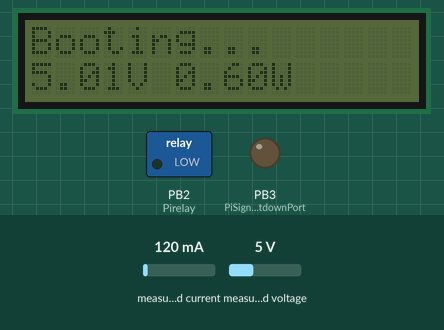
Recording of a sketch running on a simulated ATtiny85, built with avr-gcc and run on an emulated ATtiny85. Shown: 16×2 character LCD, switched loads named in the sketch (green lamp = pin HIGH), output pins drawn as LEDs (lit = HIGH). The test bench sets the inputs (shaded band); at power-on: measured current 120 mA, measured voltage 5 V. What the sketch prints to the serial monitor is not drawn.

Above: at 1.2 s.
1.3 s: measured current set to 40 mA
At 3.0 s:
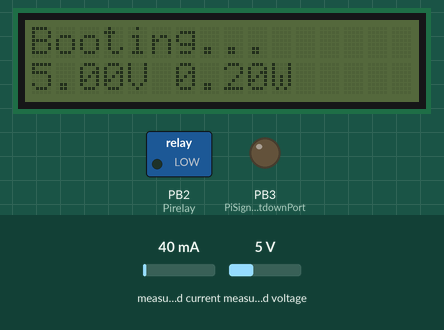
3.6 s: measured voltage set to 0.3 V
At 5.2 s:
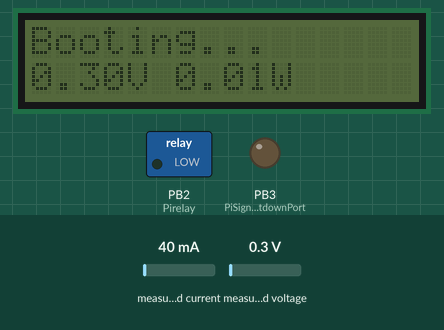
5.6 s: measured current set to 500 mA
At 7.4 s:
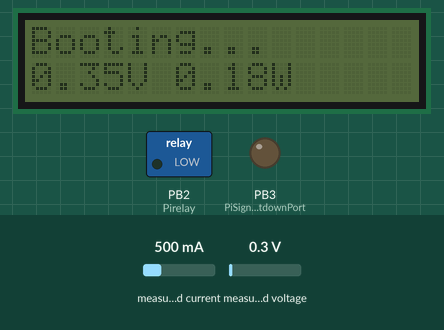
7.7 s: measured voltage set to 3.8 V
At 20.9 s:
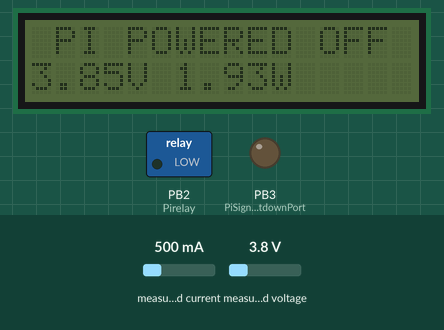
Timing chart, 0 to 22.1 s (numbered marks = the images above; inputs shaded):
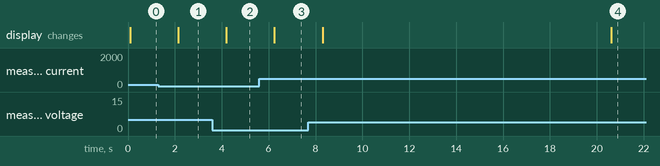

Measured:
- after the input at 1.3 s, the display: changes after 0.85 s (image 1)
- after the input at 3.6 s, the display: changes after 0.60 s (image 2)
- after the input at 5.6 s, the display: changes after 0.65 s (image 3)
- after the input at 7.7 s, the display: first changes after 0.60 s (image 4 shows a later state)

The sketch:

V6.ino
```cpp
#include <Wire.h>
#include <LiquidCrystal_I2C.h>
#include <Adafruit_INA219.h>

Adafruit_INA219 ina219_battery;
Adafruit_INA219 ina219_solar(0x41);


LiquidCrystal_I2C lcd(0x27, 16, 2); // set the LCD address to 0x27 for a 16 chars and 2 line display


float LowBattShutdown = 11.0; //shutdown voltage
float LowBattStartup = 11.5; //shutdown voltage


int Holddown = 20; //prevent flapping of the system, wait time between exec commands


//Pins used
int Pirelay = 2;
int PiRunningPort = 4;
int PiSignalShutdownPort = 3;

unsigned long LastPowerActionMilli = -10000;

int ProcessState = 1;
//0 = Running normal, pi on
//1 = Running normal, pi off
//2 = Pi is off due to power
//3 = Pi is shutting down

void setup()
{
  lcd.init();
  //lcd.backlight();
  lcd.print("Booting...");
  pinMode(PiRunningPort, INPUT);
  pinMode(PiSignalShutdownPort, OUTPUT);
  digitalWrite(PiSignalShutdownPort, LOW);
  // Initialize the INA219.
  // By default the initialization will use the largest range (32V, 2A).  However
  // you can call a setCalibration function to change this range (see comments).
  ina219_battery.begin();
  ina219_solar.begin();

ina219_battery.setCalibration_32V_1A();
  // To use a slightly lower 32V, 1A range (higher precision on amps):
  //ina219.setCalibration_32V_1A();
  // Or to use a lower 16V, 400mA range (higher precision on volts and amps):
  //ina219.setCalibration_16V_400mA();

  LastPowerActionMilli = 0;
  pinMode(Pirelay, OUTPUT);
  Serial.begin(9600);
}


void loop()
{

  float battery_shuntvoltage = 0;
  float battery_busvoltage = 0;
  float battery_current_mA = 0;
  float battery_loadvoltage = 0;
  float Vccvoltage = readVcc() / 1000;

  battery_shuntvoltage = ina219_battery.getShuntVoltage_mV();
  battery_busvoltage = ina219_battery.getBusVoltage_V();
  battery_current_mA = ina219_battery.getCurrent_mA();
  battery_loadvoltage = battery_busvoltage + (battery_shuntvoltage / 1000);

  lcd.setCursor(0, 1);
  lcd.print(battery_loadvoltage);
  lcd.print("V ");
  lcd.print(battery_current_mA * battery_loadvoltage / 1000);
  lcd.print("W");

  Serial.print("|");
  Serial.print("S:");
  Serial.print("0");
  Serial.print("|");
  Serial.print("B:");
  Serial.print(battery_loadvoltage);
  Serial.print("|");
  Serial.print("R:");
  Serial.print(Vccvoltage);
  Serial.print("|");
  Serial.print("W:");
  Serial.print(battery_current_mA * battery_loadvoltage);
  Serial.print("|");
  Serial.println("");
  unsigned long mils = millis();
  if (mils - LastPowerActionMilli >= (Holddown * 1000))
  {
    switch (ProcessState) {
      //0 = Running normal, pi on
      //1 = Running normal, pi off
      //2 = Pi is off due to power low
      //3 = Pi is shutting down
      case 0:
        lcd.setCursor(0, 0);
        if (digitalRead(PiRunningPort) == HIGH)
        {
          lcd.print(" PI IS RUNNING! ");
        } else {
          lcd.print("PI IS NO RUNING!");
        }
        if (battery_loadvoltage < LowBattShutdown) //voltage is LOW
        {
          lcd.setCursor(0, 0);
          lcd.print("SHUTTING DOWN PI");
          // //Serial.println("Shutting down the Pi");
          digitalWrite(PiSignalShutdownPort, HIGH);    // Signal the pi to shutdown
          ProcessState = 3;
          LastPowerActionMilli = millis();
        }
        break;
      case 1:
        lcd.setCursor(0, 0);
        lcd.print(" PI POWERED OFF ");
        if (battery_loadvoltage >= LowBattStartup) //voltage is OK
        {
          lcd.setCursor(0, 0);
          lcd.print("    RUNNING     ");
          ////Serial.println("Starting up the Pi");
          digitalWrite(Pirelay, HIGH);    // Start the PI
          ProcessState = 0;
          LastPowerActionMilli = millis();
        }
        break;
      case 2:
        lcd.setCursor(0, 0);
        lcd.print(" PWR LOW PI OFF! ");
        if (LowBattStartup >= LowBattShutdown) //voltage is OK again
        {
          lcd.setCursor(0, 0);
          lcd.print("  PI START UP!  ");
          //Serial.println("Starting up the Pi");
          digitalWrite(Pirelay, HIGH);    // Start the PI
          ProcessState = 0;
          LastPowerActionMilli = millis();
        }
        break;
      case 3:
        lcd.setCursor(0, 0);
        lcd.print("PI SHUTTING DOWN");
        if (digitalRead(PiRunningPort) == LOW) //if the pi has shutdown
        {
          lcd.setCursor(0, 0);
          lcd.print("BATT LOW PI OFF");
          //Serial.println("Killing power to the Pi");
          digitalWrite(Pirelay, LOW);    // Kill power to the PI
          digitalWrite(PiSignalShutdownPort, LOW); //Low the shutdown port
          ProcessState = 2;
          LastPowerActionMilli = millis();

        }
        break;
    }
  } else {
    //Serial.println("waiting for holdown to expire");
  }

  delay(1000);
}


float readVcc() {
  // Read 1.1V reference against AVcc
  // set the reference to Vcc and the measurement to the internal 1.1V reference
#if defined(__AVR_ATmega32U4__) || defined(__AVR_ATmega1280__) || defined(__AVR_ATmega2560__)
  ADMUX = _BV(REFS0) | _BV(MUX4) | _BV(MUX3) | _BV(MUX2) | _BV(MUX1);
#elif defined (__AVR_ATtiny24__) || defined(__AVR_ATtiny44__) || defined(__AVR_ATtiny84__)
  ADMUX = _BV(MUX5) | _BV(MUX0);
#elif defined (__AVR_ATtiny25__) || defined(__AVR_ATtiny45__) || defined(__AVR_ATtiny85__)
  ADMUX = _BV(MUX3) | _BV(MUX2);
#else
  ADMUX = _BV(REFS0) | _BV(MUX3) | _BV(MUX2) | _BV(MUX1);
#endif

  delay(2); // Wait for Vref to settle
  ADCSRA |= _BV(ADSC); // Start conversion
  while (bit_is_set(ADCSRA, ADSC)); // measuring

  uint8_t low  = ADCL; // must read ADCL first - it then locks ADCH
  uint8_t high = ADCH; // unlocks both  sw

  long result = (high << 8) | low;

  result = 1125300L / result; // Calculate Vcc (in mV); 1125300 = 1.1*1023*1000
  return result; // Vcc in millivolts
}
```
